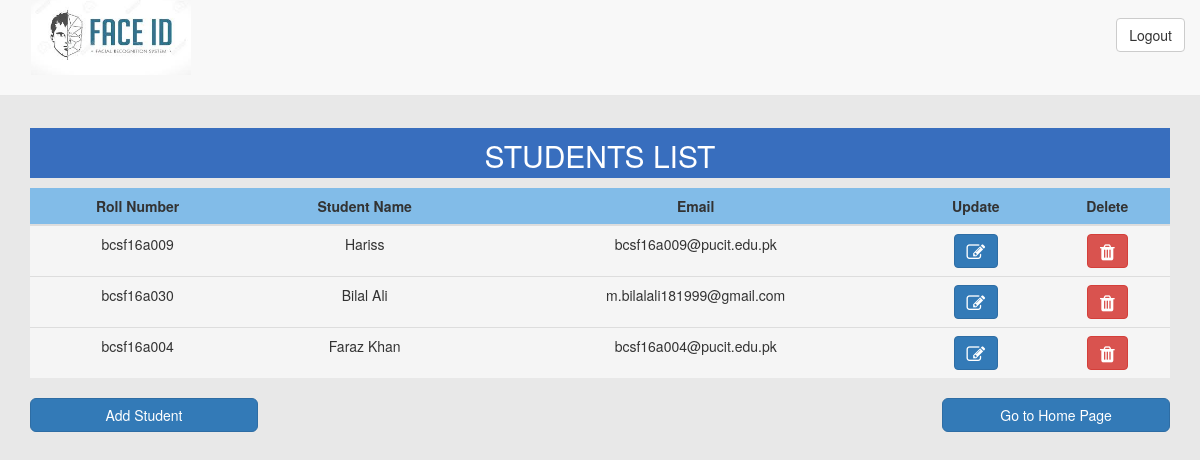
Before: /Students with the older database file.
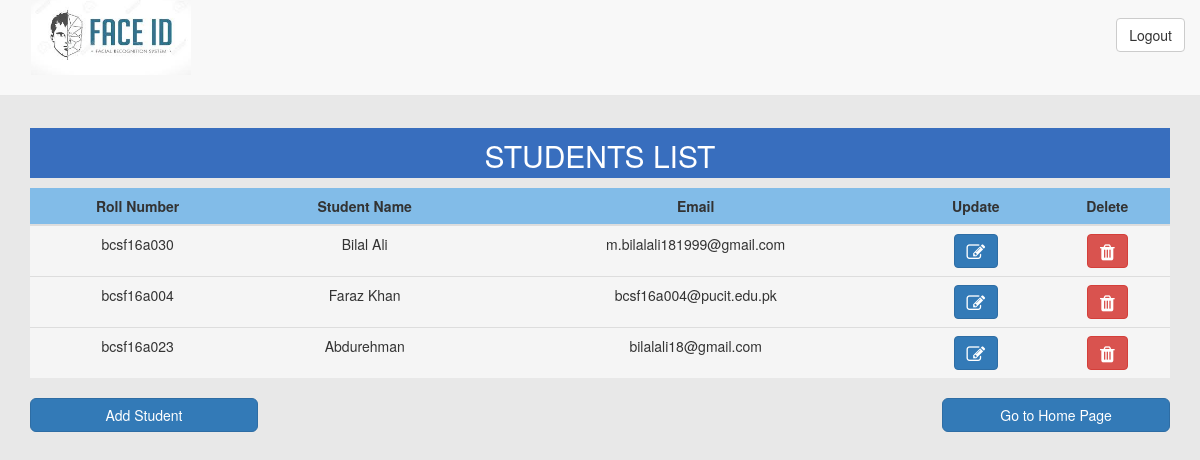
After: the same page with the newer database file.
### Attendance/models.py (models this page shows)
class Student(models.Model):
    RollNo = models.CharField(max_length=30, primary_key=True, unique=True)
    StdName = models.CharField(max_length=30)
    Email = models.EmailField()
    Password = models.CharField(max_length=20)

### Attendance/views.py (the view)
# urls.py: path('Students',AllStudents,name='Students'),
def AllStudents(request):
    allStudents=Student.objects.all()
    return render(request,'students.html',{'students':allStudents})

### templates/students.html (shortened to what this page needs)
<!DOCTYPE html>
<html>
<head>
    <link rel="stylesheet" href="https://maxcdn.bootstrapcdn.com/bootstrap/3.4.0/css/bootstrap.min.css">
    <link rel="stylesheet" href="https://stackpath.bootstrapcdn.com/font-awesome/4.7.0/css/font-awesome.min.css">
</head>
<body style="background-color:rgba(210, 210, 210,0.5);">
    <nav class="navbar navbar-default navbar-fixed-top" style="height: 12%;">
        <div class="container-fluid">
            <div class="navbar-header" style="margin-right:10%;">
                <a class="navbar-brand" href="#">
                    <img src="static/Images/logo3.png" alt="logo" style="width:160px;height: 80px; margin-top:-20px;margin-left:10%;">
                </a>
            </div>
            <a id="logOutBtn" class="btn btn-default pull-right hidden-xs" onclick="logout()" style="margin-top:1.5%;">Logout</a>
        </div>
    </nav>
    <div class="container " style="margin-top:9%; position:center;">
        <h2 class="text-center text-uppercase" style="padding-top:1%;background-color:#386ebe; color:white; height:50px;">Students List</h2>
        <div style="background-color:whitesmoke;" class="tableFixHead text-center">
            <table class="table table-responsive table-hover">
                <thead style="">
                    <tr style="background-color: #55a6e4b7;">
                        <th style="text-align:center;">Roll Number</th>
                        <th style="text-align:center;">Student Name</th>
                        <th style="text-align:center;">Email</th>
                        <th style="text-align:center;">Update</th>
                        <th style="text-align:center;">Delete</th>
                    </tr>
                </thead>
                <tbody>
                {% for std in students %}
                    <tr>
                        <td>{{ std.RollNo }}</td>
                        <td>{{ std.StdName }}</td>
                        <td>{{ std.Email }}</td>
                        <td><button class="btn btn-primary" value="{{ std.RollNo}},{{std.StdName}},{{std.Email}}" onclick="openUpdateModal(this.value)"><i class="fa fa-edit fa-lg"></i></button></td>
                        <td><button class="btn btn-danger" value="{{ std.RollNo }}" onclick="openDeleteModal(this.value)"><i class="fa fa-trash fa-lg"></i></button></td>
                    </tr>
                  {% endfor %}
                </tbody>
            </table>
        </div>
        <div class="text-center">
            <button class="btn btn-primary pull-left" type="button" style=" width:20%;color:white; border-radius:6px;" id="addInvigilator" data-toggle="modal" data-target="#myModal">Add Student</button> &nbsp; &nbsp;
            <button  onclick="redirectToHomepage()" class="btn btn-primary pull-right" type="submit" style="margin-left:1%;width:20%;color:white; border-radius:6px;">Go to Home Page</button>
        </div>
    </div>
</body>
</html>

Changed rows visible on the page:
removed Student: RollNo "bcsf16a009", StdName "Hariss", Email "bcsf16a009@pucit.edu.pk"
added Student: RollNo "bcsf16a023", StdName "Abdurehman", Email "bilalali18@gmail.com"
